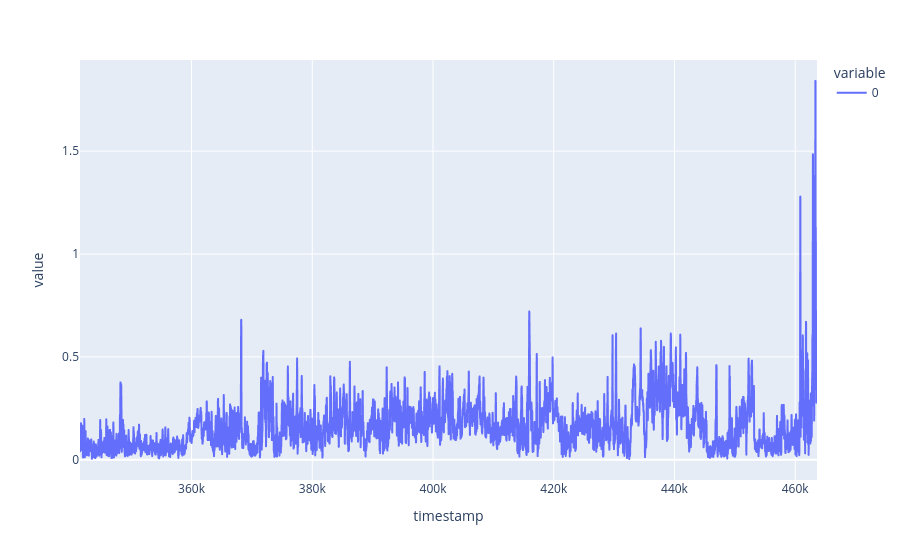

The notebook cell saved with this chart:
### Code cell
gyro_mag = (gyro**2).sum(axis=1)**0.5
px.line(gyro_mag)

### Figure 1 — Plotly figure (JSON) as saved in the notebook; plotly's stock layout.template omitted (floating-point values rounded to 4 significant figures; data arrays with more than 128 entries replaced by an {"elided": "..."} marker saying what was removed)
{"data": [{"hovertemplate": "variable=0<br>timestamp=%{x}<br>value=%{y}<extra></extra>", "legendgroup": "0", "line": {"color": "#636efa", "dash": "solid"}, "marker": {"symbol": "circle"}, "mode": "lines", "name": "0", "showlegend": true, "type": "scattergl", "x": {"elided": "12179 int values"}, "xaxis": "x", "y": {"elided": "12179 float values"}, "yaxis": "y"}], "layout": {"legend": {"title": {"text": "variable"}, "tracegroupgap": 0}, "margin": {"t": 60}, "xaxis": {"anchor": "y", "domain": [0, 1], "title": {"text": "timestamp"}}, "yaxis": {"anchor": "x", "domain": [0, 1], "title": {"text": "value"}}}}
